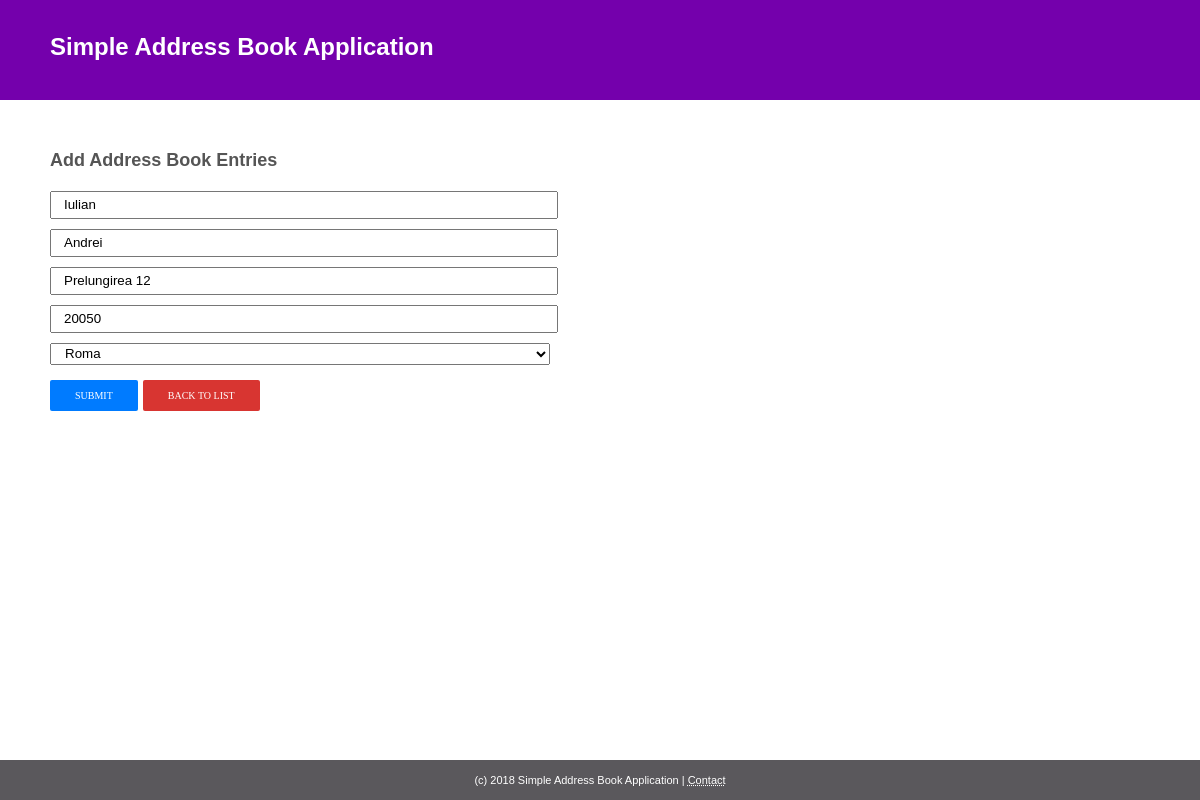
Screenshot of /edit.php?uid=2 with the database file from the repository.
### tables this page shows
CREATE TABLE `addressbook` (
  `id` int(11) NOT NULL,
  `first_name` varchar(255) NOT NULL,
  `last_name` varchar(255) NOT NULL,
  `street` varchar(255) NOT NULL,
  `zipcode` varchar(30) NOT NULL,
  `city_id` int(11) NOT NULL
);

CREATE TABLE `cities` (
  `id` int(11) NOT NULL,
  `name` varchar(255) NOT NULL
);

### config.php (called while the page is built, shortened)
<?php
 $base_url     = "http://localhost/simple-addressbook";

### edit.php (the view, shortened to what this page needs)
<?php
	require_once('./config.php');
	require_once('./init.php');
	require_once('./partials/_header.php');
?>
<section class="add">
	<h2>Add Address Book Entries<h2>
	<?php
		 $sql = 'SELECT * FROM addressbook WHERE id = "'.mysqli_real_escape_string($db, $_GET['uid']).'" ';
		 $result = $db->query($sql);
	     $entry_data = array();
		 if ($result->num_rows == 1) {
		  	 while($row = $result->fetch_assoc()) {
		  		 $entry_data = $row;
		  	 }
		 }
	?>
	<form action="<?php echo $base_url;?>/edit.php?uid=<?php echo $_GET["uid"]; ?>" method="POST">
		<input type="text" name="first_name" placeholder="First Name*" value="<?php echo (!isset($entry_data['first_name']))? 'Undefined' : $entry_data['first_name'] ; ?>" required />
		<input type="text" name="last_name" placeholder="Last Name*" value="<?php echo (!isset($entry_data['last_name']))? 'Undefined' : $entry_data['last_name'] ; ?>" required />
		<input type="text" name="street" placeholder="Street*" value="<?php echo (!isset($entry_data['street']))? 'Undefined' : $entry_data['street'] ; ?>" required />
		<input type="text" name="zipcode" placeholder="Postal Code*" value="<?php echo (!isset($entry_data['zipcode']))? 'Undefined' : $entry_data['zipcode'] ; ?>" required />
		<?php
			$sql = "SELECT * FROM cities ";
			$result = $db->query($sql);
		?>
		<select name="city_id" required>
			<?php if ($result->num_rows > 0) { ?>
				<?php while($row = $result->fetch_assoc()) { ?>
					<option value="<?php echo $row['id']; ?>" <?php echo (isset($entry_data['city_id']) && $entry_data['city_id'] == $row['id'])? 'selected="selected"' : '' ; ?> ><?php echo $row['name']; ?></option>
				<?php } ?>
			<?php } ?>
		</select>
		<input type="submit" class="btn btn--add btn--big" value="Submit">
		<a href="<?php echo $base_url?>/" class="btn btn--delete btn--big">Back to list</a>
	</form>
</section>
<?php
	require_once('./partials/_footer.php');
?>

### assets/css/styles.css (style rules this page uses)
body { font-size:12px; font-family:Tahoma, Geneva, sans-serif; color: #555555; margin:0; padding:0; }
.btn { text-decoration: none; text-transform: uppercase; border-radius: 2px; background: #666666; color: #ffffff; font-size: 10px; display: inline-table; padding: 7px 15px; border:0; font: 500 10px Tahoma; cursor: pointer; }
.btn.btn--add { background:#007bff; margin-bottom:10px; }
.btn.btn--delete { background:#d83531; padding: 5px 15px; }
.btn.btn--big { padding:10px 25px; margin:10px 0; }
form { width:100%; max-width:500px; }
form input[type="text"] { width:100%; height:22px; line-height:22px; margin:5px 0; text-indent:10px; }
form select { width:100%; height:22px; line-height:22px; margin:5px 0; text-indent:10px; }
section { width: 100%; box-sizing:border-box; padding: 35px 50px; }

### rows the page displays
addressbook: first_name "Iulian", last_name "Andrei", street "Prelungirea 12", zipcode "20050", city_id "Roma"
